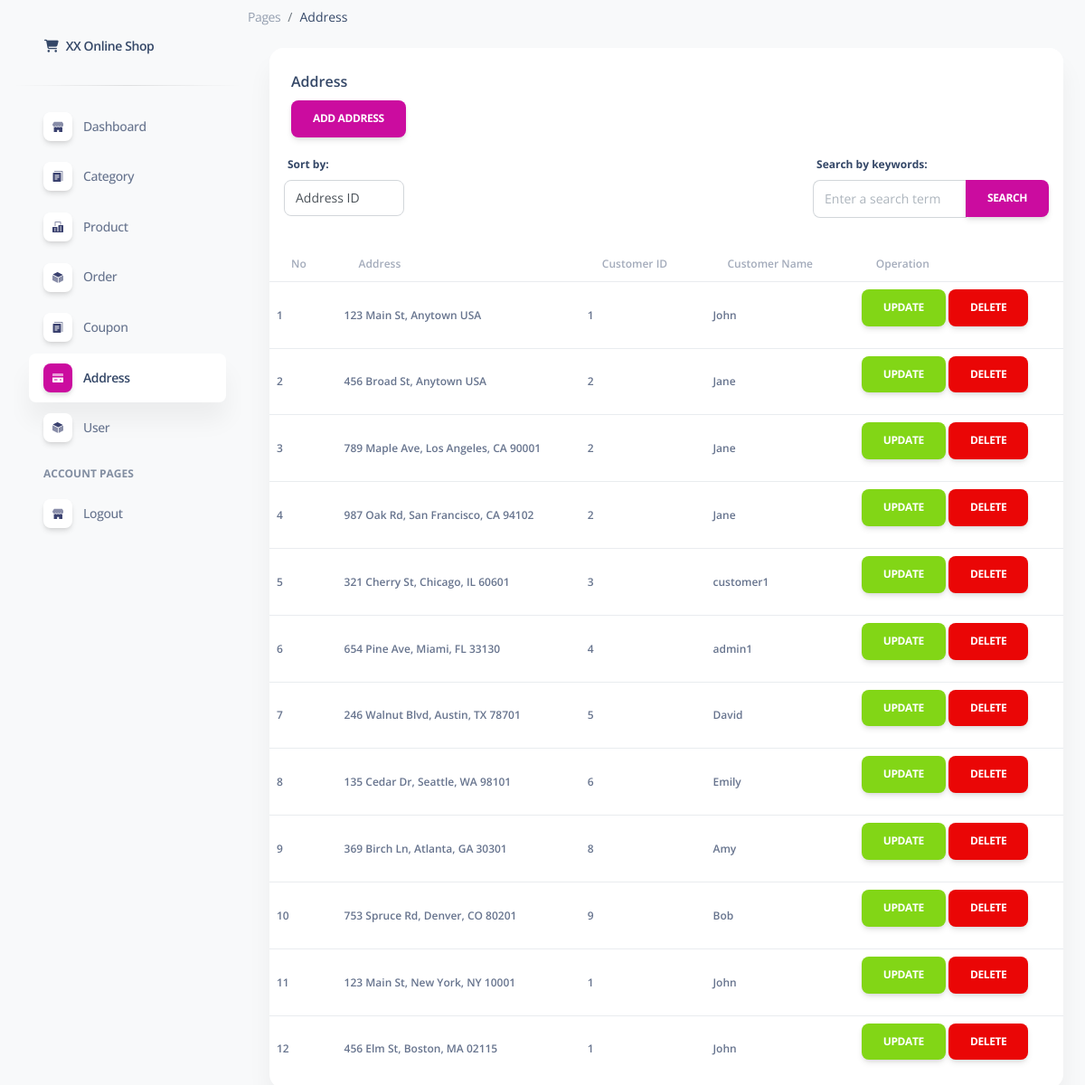
The app's page /pages/address.php, older data.
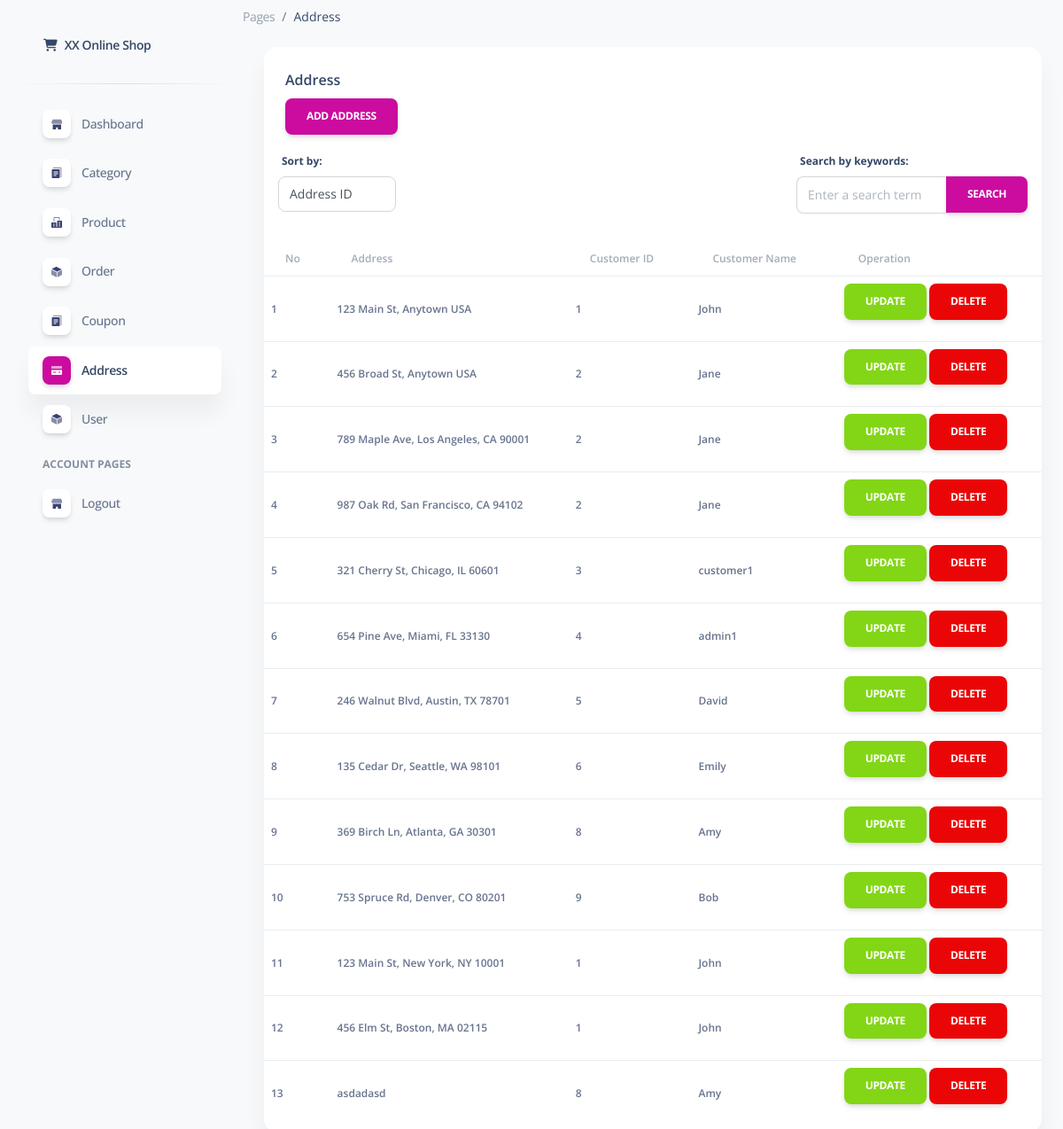
The same page, newer data.
### tables this page shows
CREATE TABLE `user_address` (
  `id_user_address` bigint(20) NOT NULL COMMENT '主键id',
  `id_customer` bigint(20) NOT NULL COMMENT '用户id',
  `customer_name` varchar(255) NOT NULL COMMENT '用户名字',
  `shipping_address` varchar(255) DEFAULT NULL COMMENT '地址',
  `create_time` timestamp NOT NULL DEFAULT current_timestamp(),
  `id_creator` bigint(20) NOT NULL DEFAULT 0,
  `is_delete` tinyint(1) NOT NULL DEFAULT 0 COMMENT '是否删除',
  `delete_time` timestamp NULL DEFAULT NULL COMMENT '删除时间'
);

### pages/address.php (the view, shortened to what the changed rows need)
<!DOCTYPE html>
<html lang="en">
<head>
  <link href="assets/css/nucleo-icons.css" rel="stylesheet" />
  <link href="assets/css/nucleo-svg.css" rel="stylesheet" />
  <link href="assets/css/nucleo-svg.css" rel="stylesheet" />
  <link id="pagestyle" href="assets/css/soft-ui-dashboard.css?v=1.0.3" rel="stylesheet" />
</head>
<body class="g-sidenav-show  bg-gray-100">
  <main class="main-content position-relative max-height-vh-100 h-100 mt-1 border-radius-lg ">
    <div class="container-fluid py-4">
      <div class="row">
        <div class="col-12">
          <div class="card mb-4">
            <div class="card-body px-0 pt-0 pb-2">
              <div class="table-responsive p-0">
                <table class="table align-items-center mb-0">
                  <thead>
                    <tr class="text-xs font-weight-bold opacity-6">
                      <th>No</th>
                      <th class="align-middle text-left">Address</th>
                      <th class="align-middle text-left">Customer ID</th>
                      <th class="align-middle text-left">Customer Name</th>
                      <th class="align-middle text-left">Operation</th>
                    </tr>
                  </thead>
                  <tbody>
                    <?php
                    include "connect_db.php";
                    $sort_by = $_GET['sort-by'] ?? 'id_user_address';
                    $sort_by = in_array($sort_by, ['id_user_address', 'shipping_address', 'customer_name']) ? $sort_by : 'id_user_address';
                    $search_term = $_GET['search'] ?? '';
                    $qry_customer = mysqli_query($conn, "SELECT * FROM user_address WHERE is_delete = 0 AND (customer_name LIKE '%$search_term%' OR shipping_address LIKE '%$search_term%') ORDER BY $sort_by ASC");
                    while ($data_customer = mysqli_fetch_array($qry_customer)) {
                      $no++; ?>
                      <tr class="text-xs font-weight-bold">
                        <td class="align-middle text-left">
                          <?= $data_customer['id_user_address'] ?>
                        </td>
                        <td class="align-middle text-left">
                          <?= $data_customer['shipping_address'] ?>
                        </td>
                        <td class="align-middle text-left">
                          <?= $data_customer['id_customer'] ?>
                        </td>
                        <td class="align-middle text-left">
                          <?= $data_customer['customer_name'] ?>
                        </td>
                        <td class="text-xs font-weight-bold">
                          <a class="btn btn-success"
                            href="update_address.php?id_customer=<?= $data_customer['id_customer'] ?>">Update</a>
                          <a href="delete_address.php?id_customer=<?= $data_customer['id_customer'] ?>"
                            onclick="return confirm('Are you sure you delete this data?')"
                            class="btn btn-danger">Delete</a>
                        </td>
                      </tr>
                      <?php
                    }
                    ?>
                  </tbody>
                </table>
              </div>
            </div>
          </div>
        </div>
      </div>
</body>
</html>

Row changes from the older to the newer data that the page shows:
added user_address: id_user_address "13", shipping_address "asdadasd", id_customer "8", customer_name "Amy"
